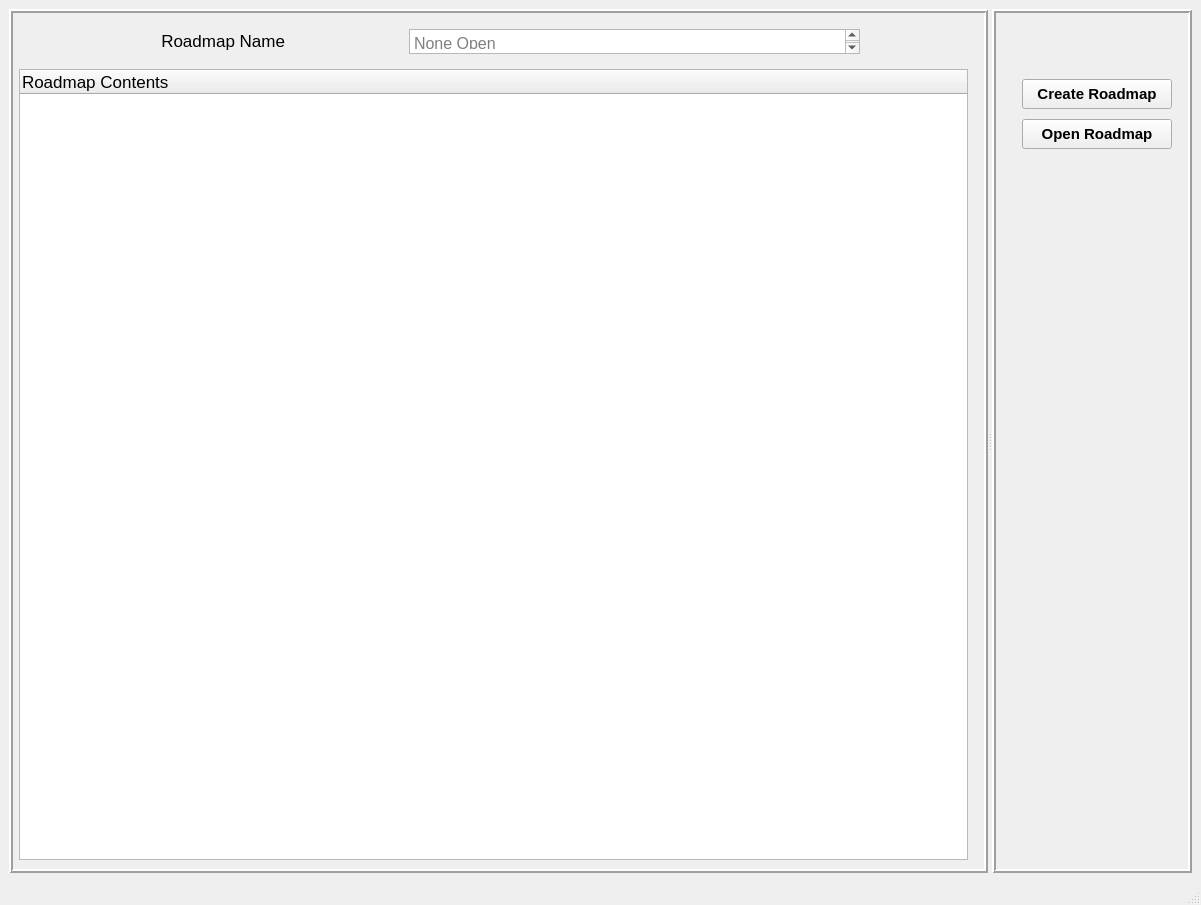
<?xml version="1.0" encoding="UTF-8"?>
<ui version="4.0">
 <class>MainWindow</class>
 <widget class="QMainWindow" name="MainWindow">
  <property name="geometry">
   <rect>
    <x>0</x>
    <y>0</y>
    <width>1201</width>
    <height>905</height>
   </rect>
  </property>
  <property name="minimumSize">
   <size>
    <width>0</width>
    <height>800</height>
   </size>
  </property>
  <property name="maximumSize">
   <size>
    <width>16777215</width>
    <height>16777215</height>
   </size>
  </property>
  <property name="font">
   <font>
    <pointsize>13</pointsize>
   </font>
  </property>
  <property name="focusPolicy">
   <enum>Qt::FocusPolicy::NoFocus</enum>
  </property>
  <property name="windowTitle">
   <string>MainWindow</string>
  </property>
  <property name="layoutDirection">
   <enum>Qt::LayoutDirection::LeftToRight</enum>
  </property>
  <widget class="QWidget" name="centralwidget">
   <property name="minimumSize">
    <size>
     <width>0</width>
     <height>882</height>
    </size>
   </property>
   <property name="sizeIncrement">
    <size>
     <width>0</width>
     <height>0</height>
    </size>
   </property>
   <property name="baseSize">
    <size>
     <width>1000</width>
     <height>1000</height>
    </size>
   </property>
   <layout class="QVBoxLayout" name="verticalLayout">
    <item>
     <widget class="QSplitter" name="splitter">
      <property name="minimumSize">
       <size>
        <width>1000</width>
        <height>800</height>
       </size>
      </property>
      <property name="lineWidth">
       <number>8</number>
      </property>
      <property name="orientation">
       <enum>Qt::Orientation::Horizontal</enum>
      </property>
      <widget class="QFrame" name="Preview">
       <property name="minimumSize">
        <size>
         <width>850</width>
         <height>800</height>
        </size>
       </property>
       <property name="cursor">
        <cursorShape>ArrowCursor</cursorShape>
       </property>
       <property name="contextMenuPolicy">
        <enum>Qt::ContextMenuPolicy::ActionsContextMenu</enum>
       </property>
       <property name="frameShape">
        <enum>QFrame::Shape::Box</enum>
       </property>
       <property name="frameShadow">
        <enum>QFrame::Shadow::Raised</enum>
       </property>
       <property name="lineWidth">
        <number>2</number>
       </property>
       <property name="midLineWidth">
        <number>0</number>
       </property>
       <widget class="QTreeWidget" name="roadmap_Tree">
        <property name="geometry">
         <rect>
          <x>10</x>
          <y>60</y>
          <width>949</width>
          <height>791</height>
         </rect>
        </property>
        <property name="baseSize">
         <size>
          <width>1000</width>
          <height>900</height>
         </size>
        </property>
        <property name="font">
         <font>
          <pointsize>13</pointsize>
          <strikeout>false</strikeout>
         </font>
        </property>
        <column>
         <property name="text">
          <string>Roadmap Contents</string>
         </property>
        </column>
       </widget>
       <widget class="QTextEdit" name="textEdit">
        <property name="geometry">
         <rect>
          <x>400</x>
          <y>20</y>
          <width>451</width>
          <height>25</height>
         </rect>
        </property>
        <property name="minimumSize">
         <size>
          <width>200</width>
          <height>0</height>
         </size>
        </property>
        <property name="maximumSize">
         <size>
          <width>701</width>
          <height>25</height>
         </size>
        </property>
        <property name="font">
         <font>
          <pointsize>12</pointsize>
         </font>
        </property>
        <property name="cursor" stdset="0">
         <cursorShape>CrossCursor</cursorShape>
        </property>
        <property name="autoFillBackground">
         <bool>true</bool>
        </property>
        <property name="cursorWidth">
         <number>0</number>
        </property>
        <property name="placeholderText">
         <string>None Open</string>
        </property>
       </widget>
       <widget class="QWidget" name="layoutWidget">
        <property name="geometry">
         <rect>
          <x>150</x>
          <y>20</y>
          <width>126</width>
          <height>24</height>
         </rect>
        </property>
        <layout class="QVBoxLayout" name="verticalLayout_2">
         <item>
          <widget class="QLabel" name="label">
           <property name="text">
            <string>Roadmap Name</string>
           </property>
           <property name="alignment">
            <set>Qt::AlignmentFlag::AlignRight|Qt::AlignmentFlag::AlignTrailing|Qt::AlignmentFlag::AlignVCenter</set>
           </property>
          </widget>
         </item>
        </layout>
       </widget>
      </widget>
      <widget class="QFrame" name="Navigation">
       <property name="minimumSize">
        <size>
         <width>200</width>
         <height>840</height>
        </size>
       </property>
       <property name="maximumSize">
        <size>
         <width>200</width>
         <height>16777215</height>
        </size>
       </property>
       <property name="contextMenuPolicy">
        <enum>Qt::ContextMenuPolicy::ActionsContextMenu</enum>
       </property>
       <property name="frameShape">
        <enum>QFrame::Shape::Box</enum>
       </property>
       <property name="frameShadow">
        <enum>QFrame::Shadow::Raised</enum>
       </property>
       <property name="lineWidth">
        <number>2</number>
       </property>
       <widget class="QPushButton" name="Open_Roadmap">
        <property name="geometry">
         <rect>
          <x>30</x>
          <y>110</y>
          <width>150</width>
          <height>30</height>
         </rect>
        </property>
        <property name="minimumSize">
         <size>
          <width>133</width>
          <height>0</height>
         </size>
        </property>
        <property name="maximumSize">
         <size>
          <width>155</width>
          <height>16777215</height>
         </size>
        </property>
        <property name="font">
         <font>
          <pointsize>11</pointsize>
          <bold>true</bold>
         </font>
        </property>
        <property name="layoutDirection">
         <enum>Qt::LayoutDirection::LeftToRight</enum>
        </property>
        <property name="autoFillBackground">
         <bool>false</bool>
        </property>
        <property name="text">
         <string>Open Roadmap</string>
        </property>
       </widget>
       <widget class="QPushButton" name="New_Roadmap">
        <property name="geometry">
         <rect>
          <x>30</x>
          <y>70</y>
          <width>150</width>
          <height>30</height>
         </rect>
        </property>
        <property name="minimumSize">
         <size>
          <width>91</width>
          <height>0</height>
         </size>
        </property>
        <property name="maximumSize">
         <size>
          <width>1600</width>
          <height>16777215</height>
         </size>
        </property>
        <property name="font">
         <font>
          <pointsize>11</pointsize>
          <bold>true</bold>
         </font>
        </property>
        <property name="layoutDirection">
         <enum>Qt::LayoutDirection::LeftToRight</enum>
        </property>
        <property name="autoFillBackground">
         <bool>false</bool>
        </property>
        <property name="text">
         <string>Create Roadmap</string>
        </property>
       </widget>
      </widget>
     </widget>
    </item>
   </layout>
  </widget>
  <widget class="QMenuBar" name="menubar">
   <property name="geometry">
    <rect>
     <x>0</x>
     <y>0</y>
     <width>1201</width>
     <height>33</height>
    </rect>
   </property>
  </widget>
  <widget class="QStatusBar" name="statusbar"/>
 </widget>
 <tabstops>
  <tabstop>roadmap_Tree</tabstop>
 </tabstops>
 <resources/>
 <connections/>
</ui>
